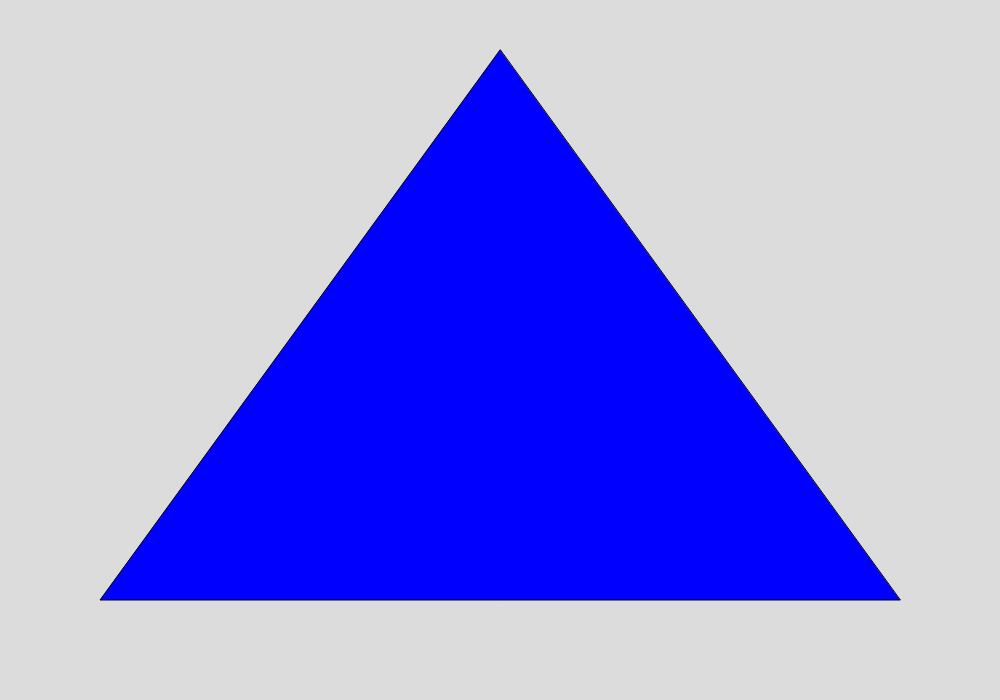
Frame 1 (no input)
Frame 60 (no input): identical to frame 1, image omitted
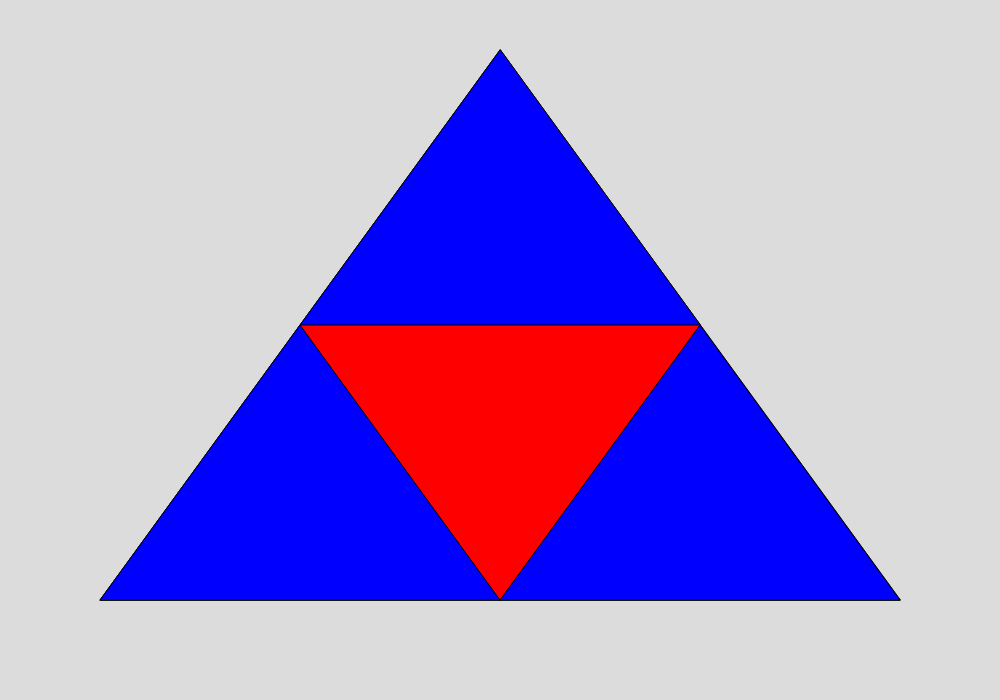
Frame 120 (the mouse pressed at the canvas centre since frame 60)

The p5.js sketch that drew these frames (run headless with seeded random() and noise() and a simulated clock; from frame 60 on, the mouse is pressed at the canvas centre):

// p5.js sketch
// ── sketch.js
let triangleVertices = [
  {x: 500, y: 50},
  {x: 100, y: 600},
  {x: 900, y: 600},
];

let theDepth = 0;
let theColours = ['blue', 'red', 'green', 'white', 'yellow', 'purple', 'black', 'orange'];

function setup() {
  createCanvas(1000, 700);
}

function draw() {
  background(220);
  sierpinski(triangleVertices, theDepth);
}

function mousePressed() {
  theDepth++;
}

function sierpinski(vertices, depth) {
  fill(theColours[depth % 8]);
  triangle(vertices[0].x, vertices[0].y, 
           vertices[1].x, vertices[1].y, 
           vertices[2].x, vertices[2].y);

  if (depth > 0) {
    sierpinski([vertices[0], 
                getMidPt(vertices[0], vertices[1]),
                getMidPt(vertices[0], vertices[2])],
              depth - 1);
    
    sierpinski([vertices[1], 
                getMidPt(vertices[0], vertices[1]),
                getMidPt(vertices[1], vertices[2])],
              depth - 1);

    sierpinski([vertices[2], 
                getMidPt(vertices[0], vertices[2]),
                getMidPt(vertices[1], vertices[2])],
              depth - 1);
  }
}

function getMidPt(point1, point2) {
  let x = 1/2 * (point1.x + point2.x);
  let y = 1/2 * (point1.y + point2.y);
  let MidPt = {x, y}

  return MidPt;
}
